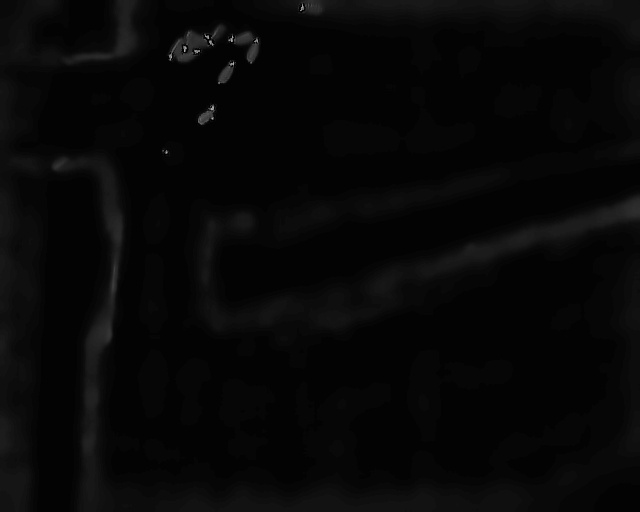
#> input picture dataset/images/enhanced/DJI_20240125160526_0002_T.JPG, 640 x 512 px, found by its file name
$ jupyter execute --allow-errors '1. image-enhancing.ipynb'   (shell and % lines are left out)
#> lines starting #> are read from the running program, lines starting #| are printed output that depends on the picture
# Image Preprocessing for Sheep Detection

[cell 1]
import cv2
import numpy as np
import matplotlib.pyplot as plt
import os

### Load Image and Convert to Grayscale

The images are converted to grayscale so the different preprocessing can be applied.

[cell 2]
def load_image(path: str) -> np.ndarray:
    """Load an image in grayscale from a file path."""
    image = cv2.imread(path)
#> image is the input picture: shape (512, 640, 3); min 0, max 176, mean 7.2
    if image is None:
        raise FileNotFoundError(f"Image not found: {path}")

    image = cv2.cvtColor(image, cv2.COLOR_BGR2GRAY)
#> image: shape (512, 640)
    return image

def plot_images(images: list):
    fig, axes = plt.subplots(1, len(images), figsize=(5 * len(images), 5))

    if len(images) == 1:
        axes = [axes]

    for ax, gray, idx in zip(axes, images, range(1, len(images)+1)):
        ax.imshow(gray, cmap='gray', vmin=0, vmax=255)
        ax.set_title(f'Image {idx}')
        ax.axis('off')

    plt.tight_layout()
    plt.show()

[cell 3]
ROOT_FOLDER = ".."
DATASET_FOLDER = f"{ROOT_FOLDER}/dataset"
ORIGINAL_IMAGE_FOLDER = f"{DATASET_FOLDER}/images/original"
ENHANCED_IMAGE_FOLDER = f"{DATASET_FOLDER}/images/enhanced"

example_images = [
    'DJI_20240125160526_0002_T.JPG',
    'DJI_20240125160538_0008_T.JPG',
    'DJI_20240125160618_0028_T.JPG',
    'DJI_20240125160820_0089_T.JPG',
    'DJI_20240125160808_0083_T.JPG'
]

#> (a cell that did not finish here is left out)

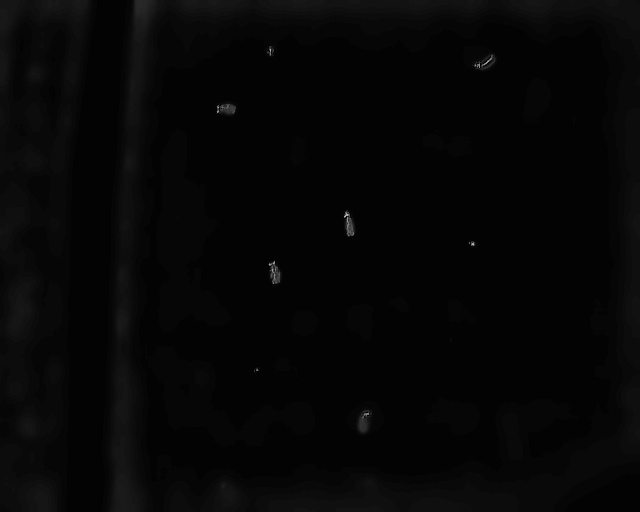
#> input picture dataset/images/enhanced/DJI_20240125160538_0008_T.JPG, 640 x 512 px, found by its file name
#> in load_image, image is the input picture: shape (512, 640, 3); min 0, max 182, mean 6
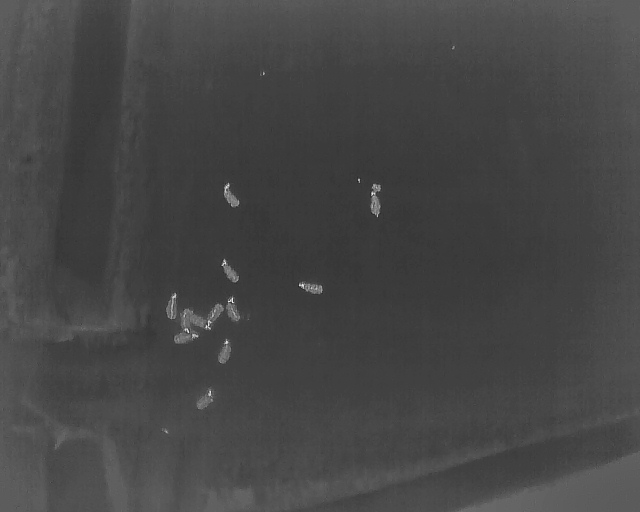
#> input picture dataset/images/original/DJI_20240125160532_0005_T.JPG, 640 x 512 px
#> in load_image, image is the input picture: shape (512, 640, 3); min 32, max 238, mean 69.9
plot_images(gray_images)

## Remove Vignette

You can see in the images they have a focus in the middle and then a fading noise on the sides. This is likely cuased by the camera lens.

[cell 5]
def remove_vignette(img: np.ndarray) -> np.ndarray:
    """Correct vignetting by subtracting a blurred version of the image (remove uneven illumination)."""
    # Create a very blurred version of the image to approximate lighting falloff
    background = cv2.GaussianBlur(img, (201, 201), 0)
    # Subtract the background lighting from the original image
    corrected = cv2.subtract(img, background)
    return corrected


#> (the rest of this cell did not finish here and is left out)

## Remove Noise

Some of the images still have some kind of noise before we can train the model this needs to be removed.

[cell 6]
def remove_noise(img: np.ndarray) -> np.ndarray:
    """Apply noise reduction using Non-local Means Denoising."""
    # h=10 is the filter strength for the noise removal; adjust as needed for balance between noise and detail
    denoised = cv2.fastNlMeansDenoising(img, h=10)
    return denoised

#> (the rest of this cell did not finish here and is left out)

## Enhance detail

To really let the sheep stick out we can apply CLAHE to increase details.

[cell 7]
def apply_clahe(img: np.ndarray) -> np.ndarray:
    """Boost local contrast using CLAHE (optional; can introduce noise)."""
    clahe = cv2.createCLAHE(clipLimit=2.0, tileGridSize=(8, 8))
    return clahe.apply(img)


#> (the rest of this cell did not finish here and is left out)

As you can see the images really improve when removing the vignette which is caused by the camera. But you can see the improvements are smaller on images without any sheep. This can be caused by different types of lightning, which means this are not original infra red images.

[cell 8]
os.makedirs(ENHANCED_IMAGE_FOLDER, exist_ok=True)

def enhance_image(path: str) -> np.ndarray:
    """Apply the full enhancement pipeline to an image file path."""
    gray = load_image(path)
    corrected = remove_vignette(gray)
    denoised = remove_noise(corrected)
    return apply_clahe(denoised)

# Process each image in the dataset
for image_name in os.listdir(ORIGINAL_IMAGE_FOLDER):
    input_path = os.path.join(ORIGINAL_IMAGE_FOLDER, image_name)
    output_path = os.path.join(ENHANCED_IMAGE_FOLDER, image_name)
    try:
        processed = enhance_image(input_path)
        # Save the enhanced image. Convert back to 3-channel BGR so it can be saved as color (optional).
        cv2.imwrite(output_path, cv2.cvtColor(processed, cv2.COLOR_GRAY2BGR))
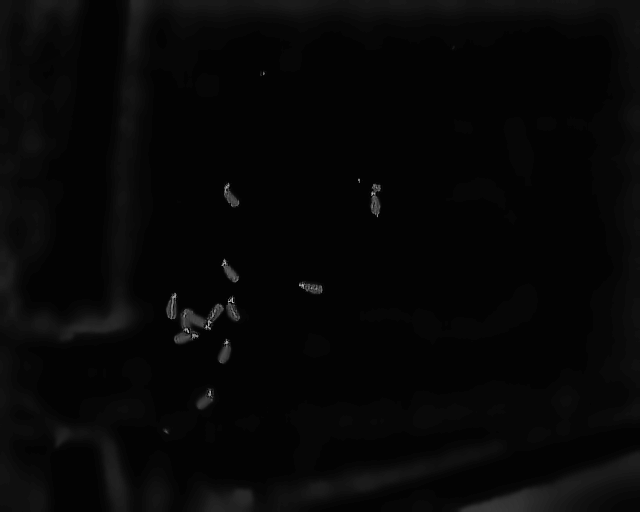
#> saved as DJI_20240125160532_0005_T.JPG: shape (512, 640, 3); min 3, max 185, mean 6.8
    except Exception as e:
        print(f"Skipping {image_name}: {e}")
#> pass 2 of the loop `for image_name in os.listdir(ORIGINAL_IMAGE_FOLDER):`:
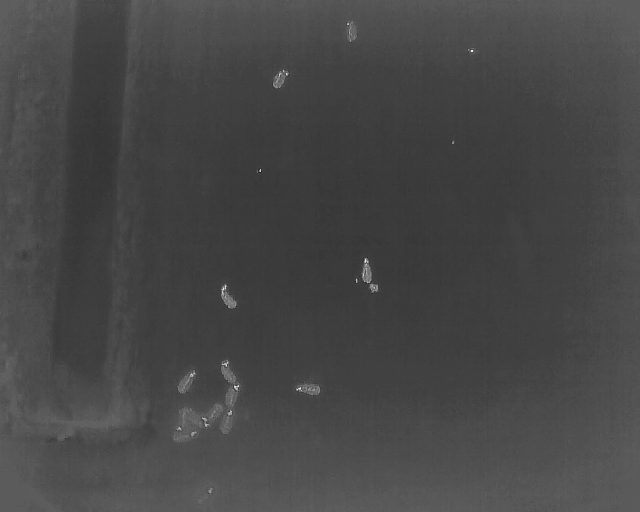
#> input picture dataset/images/original/DJI_20240125160534_0006_T.JPG, 640 x 512 px
#> in load_image, image is the input picture: shape (512, 640, 3); min 34, max 237, mean 70.6
#> image: shape (512, 640)
#> in remove_vignette (call 2), `corrected = cv2.subtract(img, background)`:
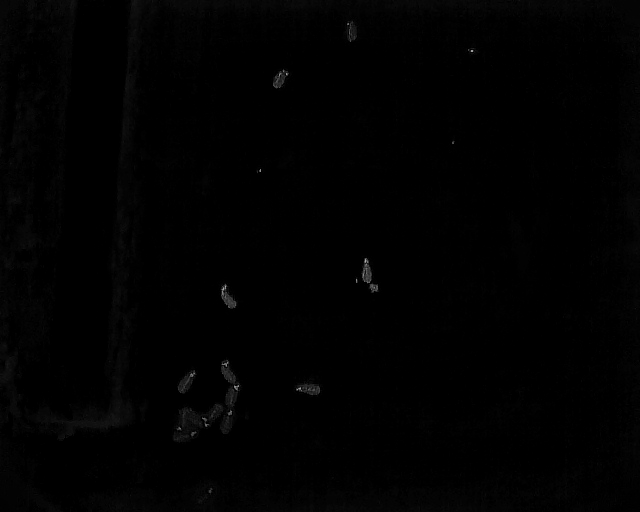
#> corrected: shape (512, 640); min 0, max 176, mean 1.3
#> pass 3 of the loop `for image_name in os.listdir(ORIGINAL_IMAGE_FOLDER):`:
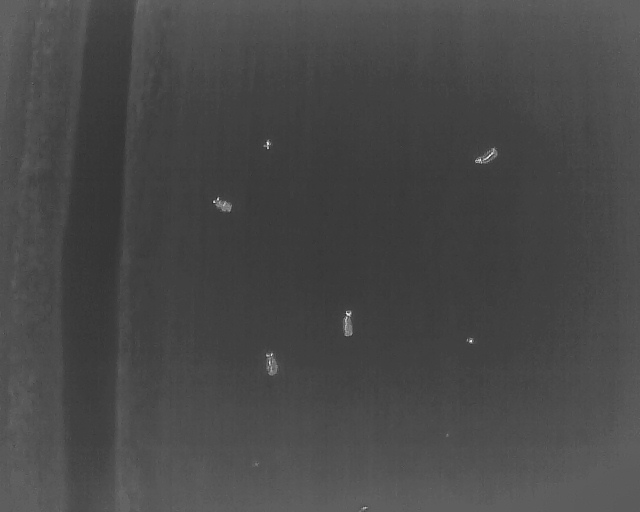
#> input picture dataset/images/original/DJI_20240125160540_0009_T.JPG, 640 x 512 px
#> in load_image, image is the input picture: shape (512, 640, 3); min 38, max 239, mean 71.9
#> image: shape (512, 640)
#> in remove_vignette (call 3), `corrected = cv2.subtract(img, background)`:
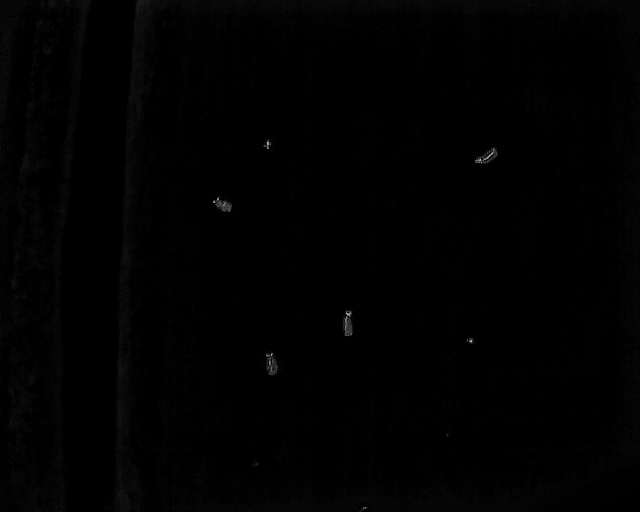
#> corrected: shape (512, 640); min 0, max 174, mean 1.3
#> the loop made 5 passes; the first 3 are shown
